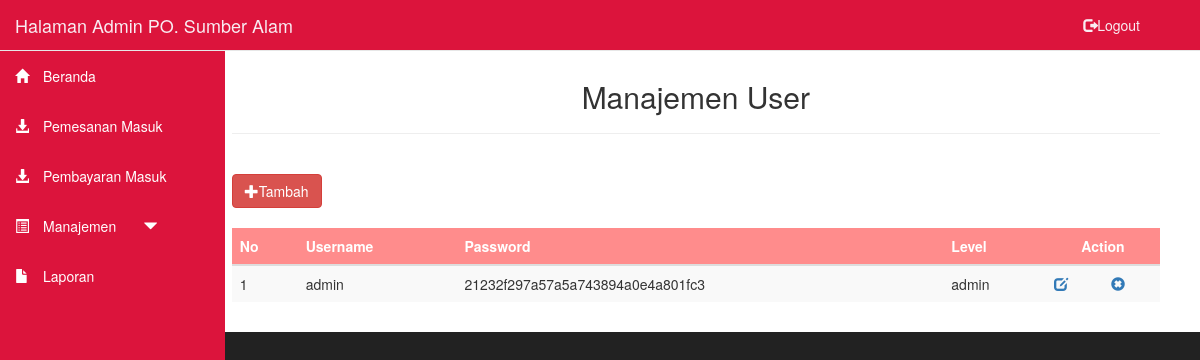
The app's page /admin/admin.php?halaman=manajemen_user (signed in) with its own data.
### tables this page shows
CREATE TABLE `user` (
  `id_user` int(10) NOT NULL,
  `username` varchar(20) NOT NULL,
  `password` varchar(40) NOT NULL,
  `level` varchar(10) NOT NULL
);

### admin/info_user.php (the view, shortened to what this page needs)
<div class="row">
	<div class="col-md-12">
		<h2><p><center>Manajemen User</center></p></h3>
		<hr><br>
		<button type="button" class="btn btn-danger" data-toggle="modal" data-target="#myModal"><span class="glyphicon glyphicon-plus"></span>Tambah</button>
		<br><br>
		<form class="form-horizontal" method="POST">
			<table class="table table-striped">
				<thead>
					<tr>
						<th>No</th>
						<th>Username</th>
            <th>Password</th>
						<th>Level</th>
						<th colspan="2"><center>Action</center></th>
					</tr>
				</thead>
				<tbody>
					<?php
						include '../config/koneksi.php';
						$query = mysqli_query($conn, "SELECT id_user, username, password, level FROM user")or die(mysqli_error());
										if(mysqli_num_rows($query) == 0){
											echo '<tr><td colspan="4" align="center">Tidak ada data!</td></tr>';
										}
											else
										{
											$no = 1;
											while($data = mysqli_fetch_array($query)){
						 						echo '<tr>';
												echo '<td>'.$no.'</td>';
												echo '<td>'.$data['username'].'</td>';
                        echo '<td>'.$data['password'].'</td>';
												echo '<td>'.$data['level'].'</td>';
												echo '<td><a href=admin.php?halaman=edit_user&&id_user='.$data['id_user'].'><span class="glyphicon glyphicon-edit"></a></td>';
												echo '<td><a href=../config/delete_user.php?id_user='.$data['id_user'].'><span class="glyphicon glyphicon-remove-sign"></span></a></td>';
												echo '</tr>';
												$no++;
											}
										}
								?>
				</tbody>
			</table>
		</form>
	</div>
</div>

### admin/info_user.php (style rules this page uses)
table { border-collapse: collapse; width: 100%; }
th, td { text-align: left; padding: 8px; }
th { background-color: #ff8c8c; color: white; }

### records on screen
user: username "admin", password "21232f297a57a5a743894a0e4a801fc3", level "admin"
